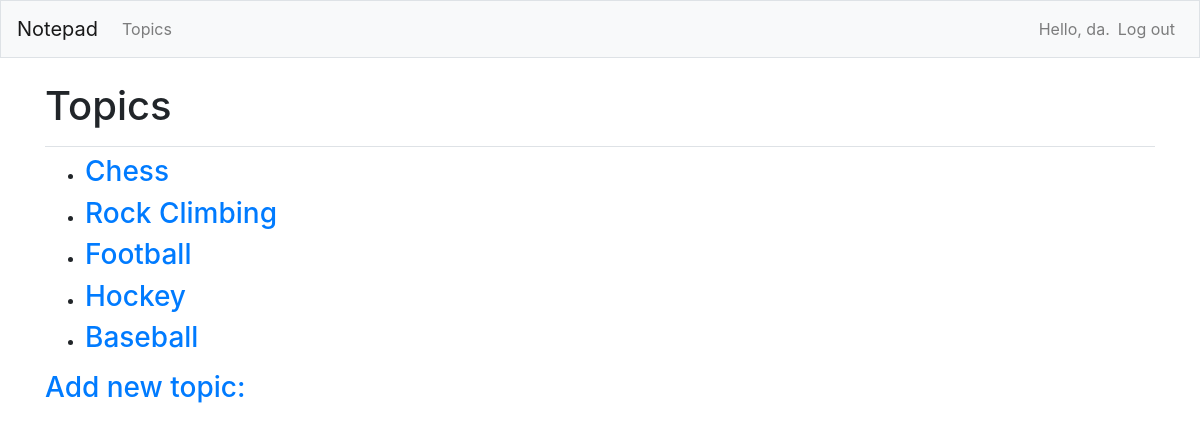
Page /topics/ (signed in) on the earlier database version.
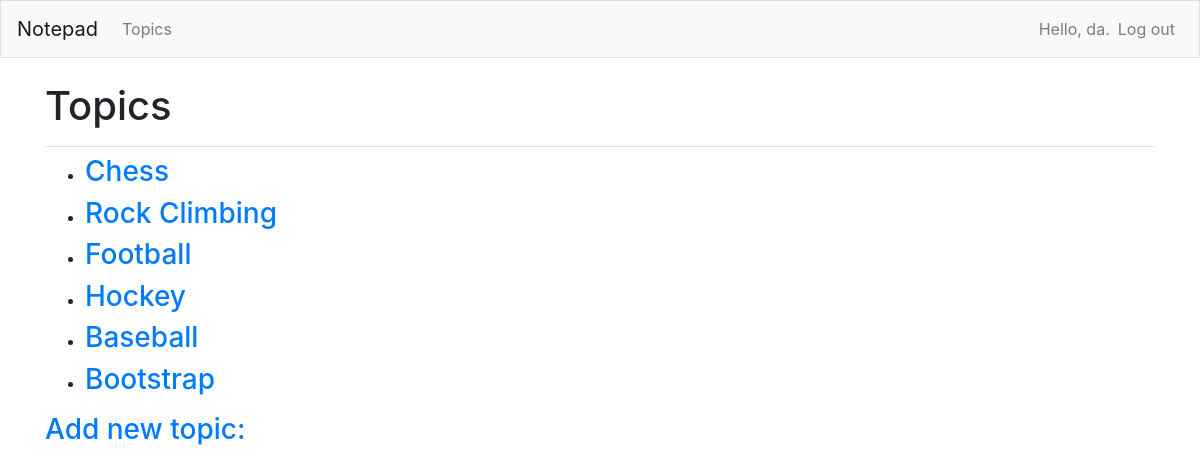
Same page on the later database version.
### notepad/models.py (models this page shows)
class Topic(models.Model):
    text = models.CharField(max_length=200)
    date_added = models.DateTimeField(auto_now_add=True)
    owner = models.ForeignKey(User, on_delete=models.CASCADE)
    def __str__(self):
        return self.text

### notepad/views.py (the view)
# urls.py: path('topics/', views.topics, name='topics'),
@login_required
def topics(request):
    topics = Topic.objects.filter(owner=request.user).order_by('date_added')
    context = {'topics': topics}
    return render(request, 'notepad/topics.html', context)

### notepad/templates/notepad/topics.html (shortened to what this page needs)
<!DOCTYPE html>
<html lang="en">
<head>
</head>
<body>
{% extends "notepad/base.html" %}
{% block page_header %}
<h1>Topics</h1>
{% endblock page_header%}
{% block content %}
  <ul>
    {% for topic in topics %}
      <li><h3>
          <a href="{% url 'notepad:topic' topic.id %}">{{ topic }}</a>
      </h3></li>
    {% empty %}
      <li><h3>No topics have been added yet</h3></li>
    {% endfor %}
  </ul>
<h3><a href="{% url 'notepad:new_topic' %}">Add new topic:</a></h3>
{% endblock content %}

Differences in the rows shown:
added Topic: text "Bootstrap"
